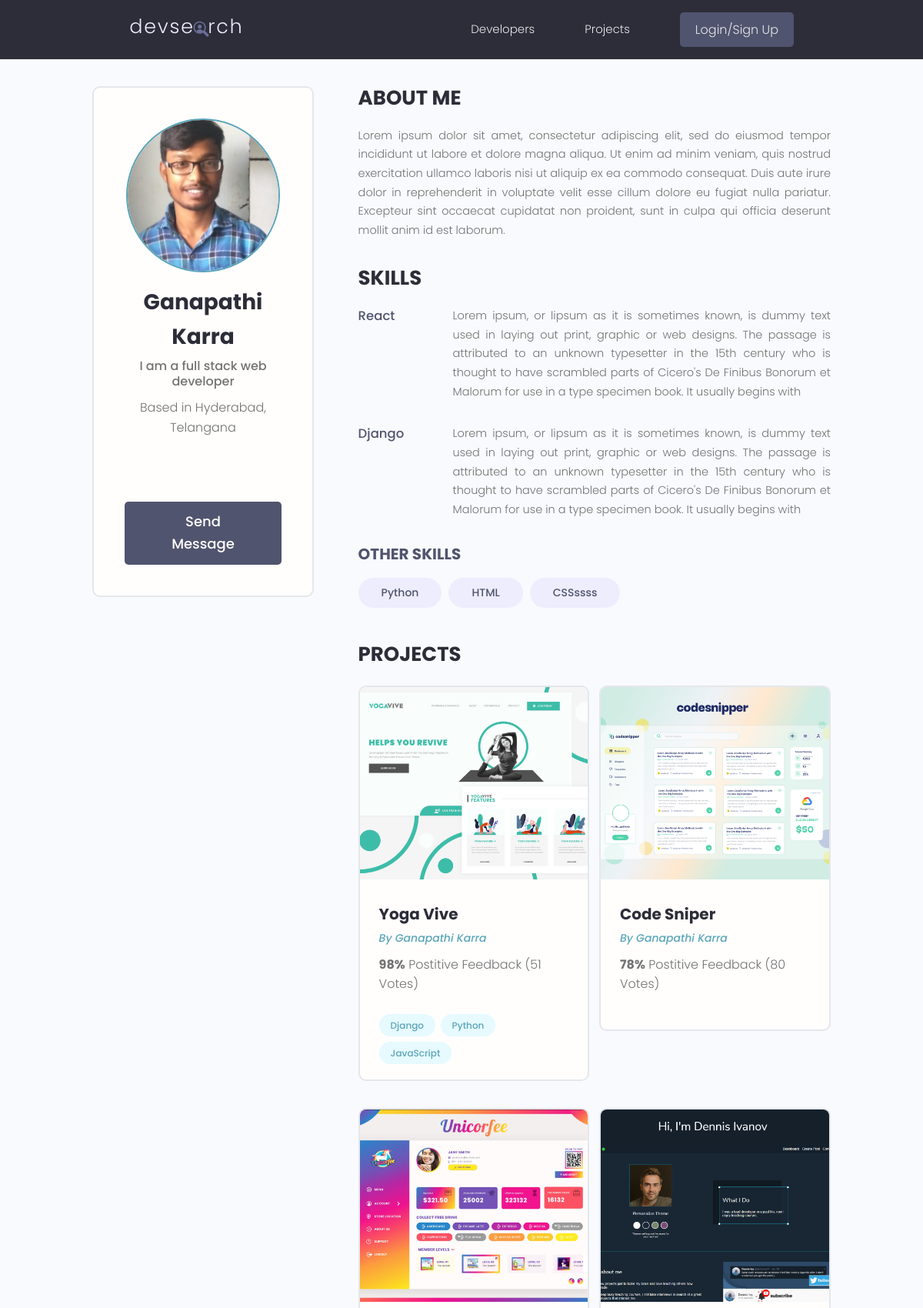
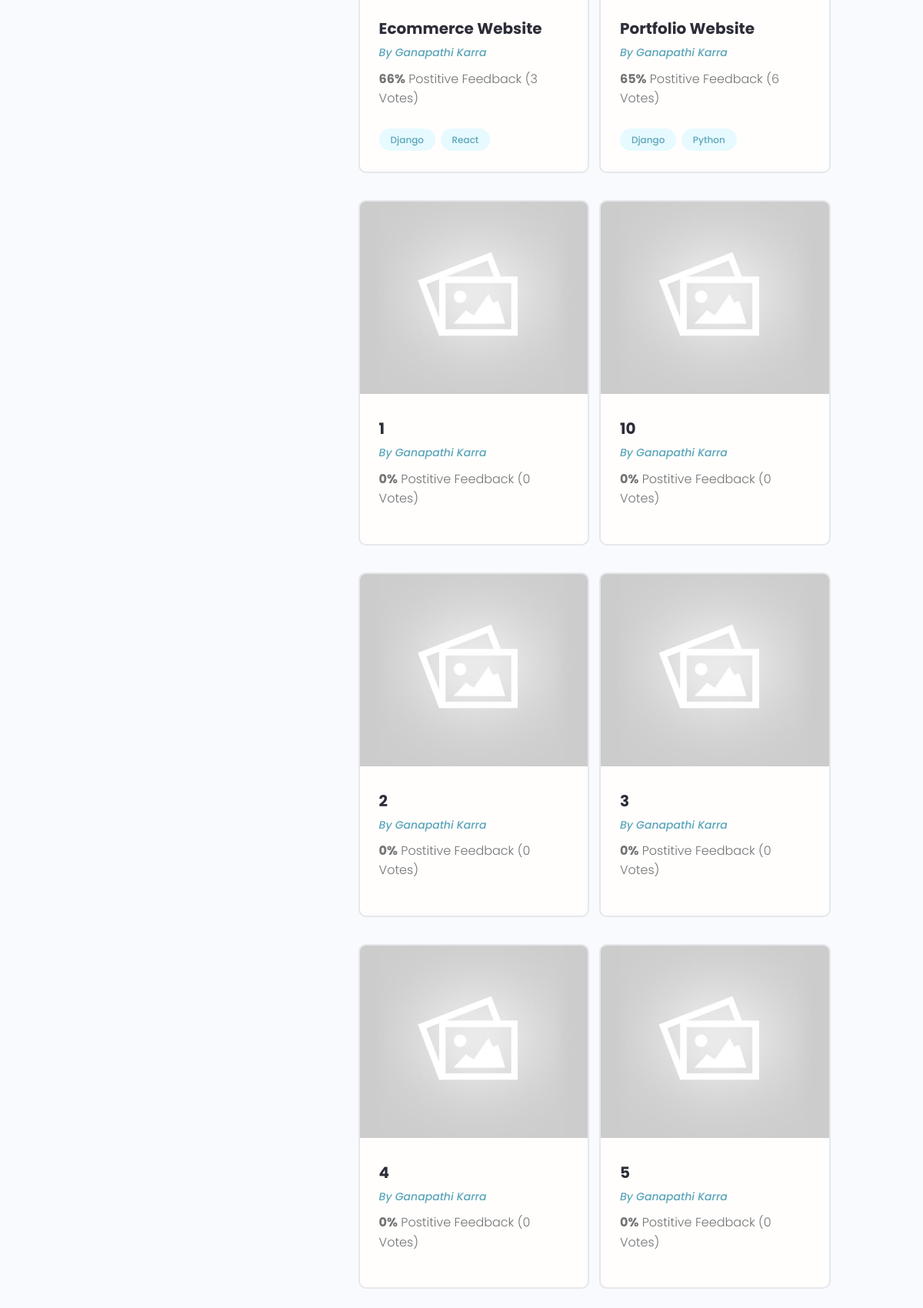
Page /profile/81fc7a58-d5cc-4698-983a-4ea7603949f2/ (upper part) on the committed database (2 pictures, top to bottom).
### users/models.py (models this page shows, shortened)
class Profile(models.Model):
    user = models.OneToOneField(User,on_delete=models.CASCADE, null=True, blank=True)
    name =  models.CharField(max_length=200, null=True, blank=True)
    username =  models.CharField(max_length=200, null=True, blank=True)
    email = models.EmailField(max_length=200, null=True, blank=True)
    location =  models.CharField(max_length=200, null=True, blank=True)
    short_intro = models.CharField(max_length=200, null=True, blank=True)
    bio = models.TextField(null=True, blank=True)
    profile_image = models.ImageField(null=True, blank=True,upload_to='profiles/',default='profiles/user-default.png')
    social_github = models.CharField(max_length=200, null=True, blank=True)
    social_twitter = models.CharField(max_length=200, null=True, blank=True)
    social_linkedin = models.CharField(max_length=200, null=True, blank=True)
    social_youtube = models.CharField(max_length=200, null=True, blank=True)
    social_website = models.CharField(max_length=200, null=True, blank=True)
    created = models.DateTimeField(auto_now_add=True)
    id = models.UUIDField(default=uuid.uuid4,unique=True,primary_key=True,editable=False)
    class Meta:
        ordering = ['created']      #desc: ['-created']

class Skill(models.Model):
    owner = models.ForeignKey(Profile,on_delete=models.CASCADE, null=True,blank=True)
    name = models.CharField(max_length=200,null=True,blank=True)
    description = models.TextField(null=True,blank=True)
    created = models.DateTimeField(auto_now_add=True)
    id = models.UUIDField(default=uuid.uuid4,unique=True,primary_key=True,editable=False)
    def __str__(self):
        return str(self.name)

### projects/models.py (models this page shows, shortened)
class Project(models.Model):
    owner = models.ForeignKey(Profile,on_delete=models.SET_NULL,null=True,blank=True)
    title = models.CharField(max_length=200)
    description = models.TextField(null=True,blank=True)
    featured_image = models.ImageField(null=True,blank=True, default='default.jpg')
    demo_link = models.CharField(max_length=2000, null=True,blank=True)
    source_link = models.CharField(max_length=2000, null=True,blank=True)
    tags = models.ManyToManyField('Tag',blank=True) #anotherway: tag = models.ManyToManyField(Tag,null=True)
    vote_total = models.IntegerField(default=0,null=True,blank=True)
    vote_ratio = models.IntegerField(default=0,null=True,blank=True)
    created = models.DateTimeField(auto_now_add=True)
    id = models.UUIDField(default=uuid.uuid4,unique=True,primary_key=True,editable=False)
    class Meta:
        ordering = ['-vote_ratio','-vote_total','title']      #desc: ['-created']

class Tag(models.Model):
    name = models.CharField(max_length=200)
    created = models.DateTimeField(auto_now_add=True)
    id = models.UUIDField(default=uuid.uuid4,unique=True,primary_key=True,editable=False)

### users/views.py (the view)
# urls.py: path('profile/<str:val>/',views.getprofile,name='profile'),
def getprofile(req,val):
    prof = Profile.objects.get(id=val)
    topskills = prof.skill_set.exclude(description__exact='')
    otherskills = prof.skill_set.filter(description='')
    cntxt = {'prof':prof,'topskills':topskills,'otherskills':otherskills}
    return render(req,'users/profile.html',cntxt)

### users/templates/users/profile.html (shortened to what this page needs)
{% extends 'main.html' %}
{% block conten %}
<main class="profile my-md">
    <div class="container">
      <div class="layout">
        <div class="column column--1of3">
          <div class="card text-center">
            <div class="card__body dev">
              <img class="avatar avatar--xl" src="{{prof.profile_image.url}}" />
              <h2 class="dev__name">{{prof.name}}</h2>
              <p class="dev__title">{{prof.short_intro}}</p>
              <p class="dev__location">Based in {{prof.location}}</p>
              <ul class="dev__social">
              </ul>
              {% if prof.id != request.user.profile.id %}
              <a href="{% url 'createmessage' prof.id %}" class="btn btn--sub btn--lg">Send Message </a>
              {% endif %}
            </div>
          </div>
        </div>
        <div class="column column--2of3">
          <div class="devInfo">
            <h3 class="devInfo__title">About Me</h3>
            <p class="devInfo__about">{{prof.bio}}</p>
          </div>
          <div class="devInfo">
            <h3 class="devInfo__title">Skills</h3>
            <div class="devInfo__skills">
            {% for skill in topskills %}
              <div class="devSkill">
                <h4 class="devSkill__title">{{skill.name}}</h4>
                <p class="devSkill__info">{{skill.description}}</p>
              </div>
            {% endfor %}
              <h3 class="devInfo__subtitle">Other Skills</h3>
              <div class="devInfo__otherSkills">
                {% for skill in otherskills %}
                <span class="tag tag--pill tag--sub tag--lg">
                  <small>{{skill}}</small>
                </span>
                {% endfor %}
              </div>
            </div>
          </div>
          <div class="devInfo">
            <h3 class="devInfo__title">Projects</h3>
            <div class="grid grid--two">
            {% for proj in prof.project_set.all %}
              <div class="column">
                <div class="card project">
                  <a href="{% url 'project' proj.id %}" class="project">
                    <img class="project__thumbnail" src="{{proj.featured_image.url}}" alt="project thumbnail" />
                    <div class="card__body">
                      <h3 class="project__title">{{proj.title}}</h3>
                      <p><a class="project__author" href="{% url 'profile' proj.owner.id %}">By {{proj.owner.name}}</a></p>
                      <p class="project--rating">
                        <span style="font-weight: bold;">{{proj.vote_ratio}}%</span> Postitive
                        Feedback ({{proj.vote_total}} Vote{{proj.vote_total|pluralize:"s"}})
                      </p>
                      <div class="project__tags">
                        {% for tag in proj.tags.all %}
                        <span class="tag tag--pill tag--main">
                          <small>{{tag.name}}</small>
                        </span>
                        {% endfor %}
                      </div>
                    </div>
                  </a>
                </div>
              </div>
            {% endfor %}
            </div>
          </div>
        </div>
      </div>
    </div>
  </main>
{% endblock conten %}

### static/styles/app.css (style rules this page uses)
:root { --color-sub: #2d2d39; }
.btn--sub { background-color: var(--color-sub-light); }
.card { border: 2px solid var(--color-light); }
img { width: 100%; }
.profile .card > .dev { padding: 4rem; }
.dev__name { color: var(--color-sub); font-size: 2.8rem; font-weight: 700; margin-top: 1rem; margin-bottom: 0.5rem; }
.dev__title { font-size: 1.6rem; font-weight: 500; line-height: 1.3; }
.dev__location { margin-top: 1rem; }
.dev__social { margin: 3rem 0; list-style: none; display: flex; justify-content: center; gap: 1.5rem; }
.devInfo { margin-bottom: 3rem; }
.devInfo__title, .devInfo__subtitle { font-size: 2.6rem; color: var(--color-sub); text-transform: uppercase; font-weight: 700; margin-bottom: 1.5rem; }
.devInfo__subtitle { font-size: 2rem; color: var(--color-sub-light); }
.devInfo__about, .devSkill__info { font-size: 1.45rem; line-height: 1.7; text-align: justify; }
.devSkill { margin-bottom: 3rem; }
.devSkill__title { font-size: 1.65rem; font-weight: 500; color: var(--color-sub-light); }
@media screen and (min-width: 700px) { .devSkill { display: flex; justify-content: space-between; gap: 3rem; } }
@media screen and (min-width: 700px) { .devSkill__info { flex-basis: 80%; } }
.project__author { font-size: 1.4rem; font-style: italic; }
.project--rating { margin-bottom: 1.6em; margin-top: .5em; }
.project__thumbnail { height: 25rem; object-fit: cover; object-position: top center; }
.project__title { font-size: 2rem; font-weight: 700; color: var(--color-sub); }

### static/uikit/styles/modules/_variables.css (style rules this page uses)
:root { --color-main: #5aa5b9; --color-main-light: #e6faff; --color-sub: #3f4156; --color-sub-light: #51546e; --color-sub-lighter: #ededfd; --color-text: #737373; --color-gray: #8b8b8b; --color-light: #e5e7eb; --color-light-gray: #767676; --color-bg: #f8fafd; --color-white: #fffefd; --color-white-light: #f3f3f3; --color-success: #359e64; --color-success-bg: #def8e8; --color-error: #fc4b0b; --color-error-bg: #fff2ee; --font-base: 'Poppins', arial, helvetica, 'Segoe UI', roboto, ubuntu, sans-serif; --font-monospace: 'Fira Code', 'Courier New', courier, monospace; --font-regular: 300; --font-medium: 500; --font-bold: 700; --generic-shadow: 1px 1px 5px #00000010; --generic-transition: all 0.3s ease-in-out; }

### static/uikit/styles/modules/_base.css (style rules this page uses)
* { margin: 0; padding: 0; box-sizing: border-box; text-rendering: optimizeLegibility; color: inherit; font-size: inherit; }
html { font-size: 50%; }
@media only screen and (min-width: 480px) { html { font-size: 56.25%; } }
@media only screen and (min-width: 1200px) { html { font-size: 62.5%; } }
body { line-height: 1.6; font-weight: 400; font-size: 1.5rem; color: var(--color-text); background-color: var(--color-bg); min-height: 100vh; }

### static/uikit/styles/modules/_typography.css (style rules this page uses)
* { font-family: var(--font-base); }
h2 { font-size: 3.6rem; font-weight: var(--font-bold); }
h3 { font-size: 3.2rem; font-weight: var(--font-medium); }
h4 { font-size: 2.8rem; font-weight: var(--font-medium); }
p, span, strong { font-size: 1.6rem; color: var(--color-text); font-weight: var(--font-regular); }
a { padding-bottom: 2px; text-decoration: none; display: inline-block; color: var(--color-main); font-weight: var(--font-medium); }

### static/uikit/styles/modules/_utilities.css (style rules this page uses)
.container { width: 92%; max-width: 165rem; margin: 0 auto; box-sizing: border-box; }
@media screen and (min-width: 1000px) { .container { width: 90%; } }
@media screen and (min-width: 1200px) { .container { width: 80%; } }
.text-center { text-align: center; }
.my-md { margin: 3rem auto; }

### static/uikit/styles/modules/_avatar.css (style rules this page uses)
.avatar { border-radius: 50%; border: 2px solid var(--color-main); object-fit: cover; }
.avatar--xl { height: 20rem; width: 20rem; }

### static/uikit/styles/modules/_button.css (style rules this page uses)
.btn { display: inline-block; position: relative; cursor: pointer; background-color: var(--color-light); font-weight: var(--font-medium); color: var(--color-sub); text-decoration: none; padding: 1rem 2rem; border-radius: 0.5rem; border: none; width: -webkit-fit-content; width: -moz-fit-content; width: fit-content; height: -webkit-fit-content; height: -moz-fit-content; height: fit-content; font-size: 1.6rem; outline-width: 0; outline-color: transparent; -webkit-backface-visibility: hidden; backface-visibility: hidden; transition: all 0.3s ease-in-out; }
.btn--sub { background-color: var(--color-sub); color: var(--color-white); }
.btn--lg { font-size: 1.8rem; padding: 1.2rem 4.5rem; }

### static/uikit/styles/modules/_card.css (style rules this page uses)
.card { border-radius: 1rem; background-color: var(--color-white); border: 1.5px solid var(--color-light); width: auto; height: auto; margin-top: 0.5rem; margin-bottom: 0.5rem; overflow: hidden; }
.card__body, .card__header { padding: 2rem 2.5rem; }

### rows in the picture
Profile: profile_image (picture), name "Ganapathi Karra", short_intro "I am a full stack web developer", location "Hyderabad, Telangana", bio "Lorem ipsum dolor sit amet, consectetur adipiscing elit, sed do eiusmod tempor incididunt ut labore et dolore magna aliqua. Ut enim ad minim veniam, quis nostrud exercitation ullamco laboris nisi ut aliquip ex ea commodo consequat. Duis aute irure dolor in reprehenderit in voluptate velit esse cillum dolore eu fugiat nulla pariatur. Excepteur sint occaecat cupidatat non proident, sunt in culpa qui officia deserunt mollit anim id est laborum."
Skill: name "React", description "Lorem ipsum, or lipsum as it is sometimes known, is dummy text used in laying out print, graphic or web designs. The passage is attributed to an unknown typesetter in the 15th century who is thought to have scrambled parts of Cicero's De Finibus Bonorum et Malorum for use in a type specimen book. It usually begins with"
Skill: name "Django", description "Lorem ipsum, or lipsum as it is sometimes known, is dummy text used in laying out print, graphic or web designs. The passage is attributed to an unknown typesetter in the 15th century who is thought to have scrambled parts of Cicero's De Finibus Bonorum et Malorum for use in a type specimen book. It usually begins with"
Skill: name "Python"
Skill: name "HTML"
Skill: name "CSSssss"
Project: featured_image (picture), title "Yoga Vive", owner.name "Ganapathi Karra", vote_ratio "98", vote_total "51"
Tag: name "Django"
Tag: name "Python"
Tag: name "JavaScript"
Project: featured_image (picture), title "Code Sniper", owner.name "Ganapathi Karra", vote_ratio "78", vote_total "80"
Project: featured_image (picture), title "Ecommerce Website", owner.name "Ganapathi Karra", vote_ratio "66", vote_total "3"
Tag: name "React"
Project: featured_image (picture), title "Portfolio Website", owner.name "Ganapathi Karra", vote_ratio "65", vote_total "6"
Project: featured_image (placeholder picture), title "1", owner.name "Ganapathi Karra", vote_ratio "0", vote_total "0"
Project: featured_image (placeholder picture), title "10", owner.name "Ganapathi Karra", vote_ratio "0", vote_total "0"
Project: featured_image (placeholder picture), title "2", owner.name "Ganapathi Karra", vote_ratio "0", vote_total "0"
Project: featured_image (placeholder picture), title "3", owner.name "Ganapathi Karra", vote_ratio "0", vote_total "0"
Project: featured_image (placeholder picture), title "4", owner.name "Ganapathi Karra", vote_ratio "0", vote_total "0"
Project: featured_image (placeholder picture), title "5", owner.name "Ganapathi Karra", vote_ratio "0", vote_total "0"
